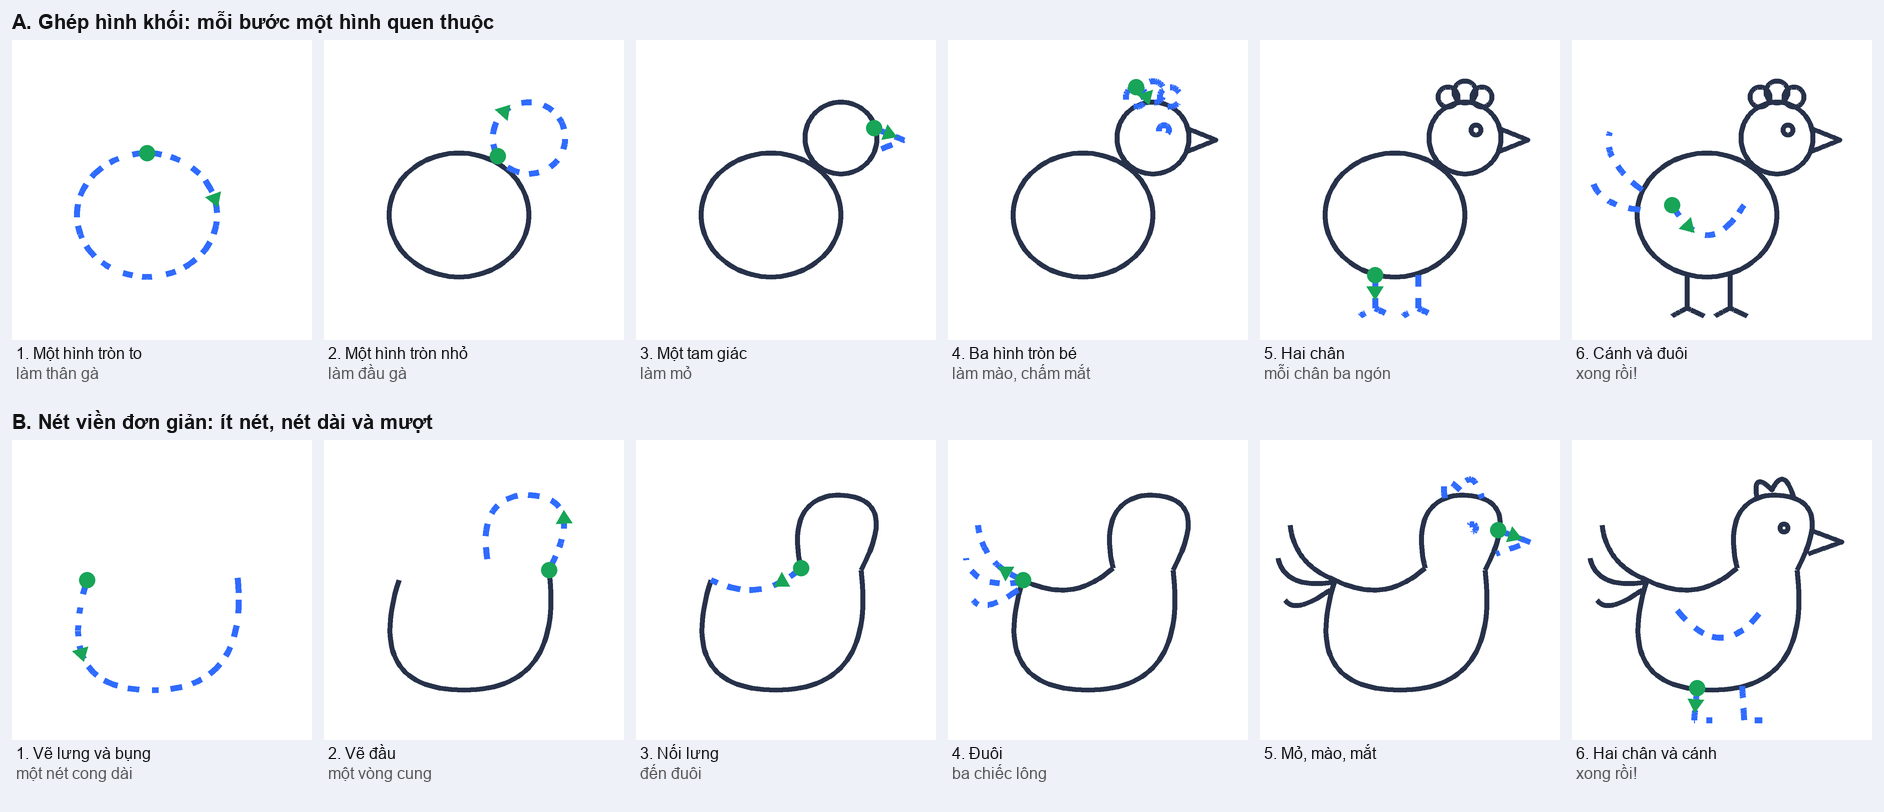

The Python source for this figure:
"""Throwaway mock-up: two drawing-guide styles for one subject (a chicken), to let the owner pick a direction."""

import math
import sys

from PIL import Image, ImageDraw, ImageFont

TILE, K = 300, 3
BOLD = ImageFont.truetype("arialbd.ttf", 20)
FONT = ImageFont.truetype("arial.ttf", 16)
DONE, NEW, DOT = "#27324A", "#2F6BFF", "#18A558"


def ellipse(cx, cy, rx, ry, start=-90, end=270, n=90):
    return [(cx + rx * math.cos(math.radians(start + (end - start) * i / n)),
             cy + ry * math.sin(math.radians(start + (end - start) * i / n))) for i in range(n + 1)]


def curve(p0, p1, p2, n=30):
    return [((1 - t) ** 2 * p0[0] + 2 * (1 - t) * t * p1[0] + t * t * p2[0],
             (1 - t) ** 2 * p0[1] + 2 * (1 - t) * t * p1[1] + t * t * p2[1]) for t in (i / n for i in range(n + 1))]


def line(*points):
    out = []
    for a, b in zip(points, points[1:]):
        out += [(a[0] + (b[0] - a[0]) * i / 20, a[1] + (b[1] - a[1]) * i / 20) for i in range(21)]
    return out


# Style A: build from basic shapes (one shape per step)
SHAPES = [
    ("1. Một hình tròn to", "làm thân gà", [ellipse(135, 175, 70, 62)]),
    ("2. Một hình tròn nhỏ", "làm đầu gà", [ellipse(205, 98, 36, 36, 150, 510)]),
    ("3. Một tam giác", "làm mỏ", [line((238, 88), (268, 100), (238, 112))]),
    ("4. Ba hình tròn bé", "làm mào, chấm mắt", [ellipse(188, 57, 10, 10), ellipse(205, 52, 11, 11), ellipse(222, 57, 10, 10), ellipse(216, 90, 5, 5)]),
    ("5. Hai chân", "mỗi chân ba ngón", [line((115, 235), (115, 268), (100, 276)), line((115, 268), (132, 276)),
                                          line((158, 235), (158, 268), (143, 276)), line((158, 268), (175, 276))]),
    ("6. Cánh và đuôi", "xong rồi!", [curve((100, 165), (135, 225), (172, 165)), curve((70, 150), (30, 120), (38, 92)),
                                       curve((68, 170), (22, 165), (20, 135))]),
]
# Style B: a simple picture in a few long, smooth outline strokes
OUTLINE = [
    ("1. Vẽ lưng và bụng", "một nét cong dài", [curve((75, 140), (40, 250), (140, 250)) + curve((140, 250), (240, 250), (225, 130))[1:]]),
    ("2. Vẽ đầu", "một vòng cung", [curve((225, 130), (265, 55), (200, 55)) + curve((200, 55), (150, 60), (165, 128))[1:]]),
    ("3. Nối lưng", "đến đuôi", [curve((165, 128), (125, 165), (75, 140))]),
    ("4. Đuôi", "ba chiếc lông", [curve((75, 140), (35, 125), (30, 85)), curve((75, 142), (25, 150), (18, 118)), curve((70, 150), (35, 175), (25, 160))]),
    ("5. Mỏ, mào, mắt", "", [line((238, 90), (270, 102), (236, 114)), curve((185, 58), (180, 30), (200, 50)) + curve((200, 50), (212, 25), (222, 58))[1:], ellipse(212, 88, 4, 4)]),
    ("6. Hai chân và cánh", "xong rồi!", [line((125, 248), (122, 280), (140, 280)), line((170, 246), (172, 280), (190, 280)), curve((105, 170), (150, 225), (190, 170))]),
]


def tile(steps, upto):
    image = Image.new("RGB", (TILE * K, TILE * K), "white")
    draw = ImageDraw.Draw(image)
    for number, (_a, _b, strokes) in enumerate(steps[: upto + 1]):
        current = number == upto
        for stroke in strokes:
            pts = [(x * K, y * K) for x, y in stroke]
            if not current:
                draw.line(pts, fill=DONE, width=5 * K, joint="curve")
                continue
            travelled = 0.0
            for a, b in zip(pts, pts[1:]):
                if int(travelled / (11 * K)) % 2 == 0:
                    draw.line([a, b], fill=NEW, width=6 * K)
                travelled += math.dist(a, b)
        if current:
            first = [(x * K, y * K) for x, y in strokes[0]]
            sx, sy = first[0]
            draw.ellipse([sx - 8 * K, sy - 8 * K, sx + 8 * K, sy + 8 * K], fill=DOT)
            at = min(len(first) - 2, max(1, len(first) // 5))
            (ax, ay), (bx, by) = first[at - 1], first[at + 1]
            angle = math.atan2(by - ay, bx - ax)
            tip = (first[at][0] + 12 * K * math.cos(angle), first[at][1] + 12 * K * math.sin(angle))
            wings = [(tip[0] - 16 * K * math.cos(angle + s), tip[1] - 16 * K * math.sin(angle + s)) for s in (0.55, -0.55)]
            draw.polygon([tip, *wings], fill=DOT)
    return image.resize((TILE, TILE), Image.Resampling.LANCZOS)


rows = [("A. Ghép hình khối: mỗi bước một hình quen thuộc", SHAPES), ("B. Nét viền đơn giản: ít nét, nét dài và mượt", OUTLINE)]
sheet = Image.new("RGB", (6 * (TILE + 12) + 12, 2 * (TILE + 100) + 12), "#EEF1F8")
draw = ImageDraw.Draw(sheet)
for r, (title, steps) in enumerate(rows):
    y = r * (TILE + 100) + 10
    draw.text((12, y), title, fill="#111", font=BOLD)
    for i, (head, sub, _s) in enumerate(steps):
        x = 12 + i * (TILE + 12)
        sheet.paste(tile(steps, i), (x, y + 30))
        draw.text((x + 4, y + 30 + TILE + 4), head, fill="#111", font=FONT)
        draw.text((x + 4, y + 30 + TILE + 24), sub, fill="#555", font=FONT)
sheet.save(sys.argv[1])
print(sheet.size)
